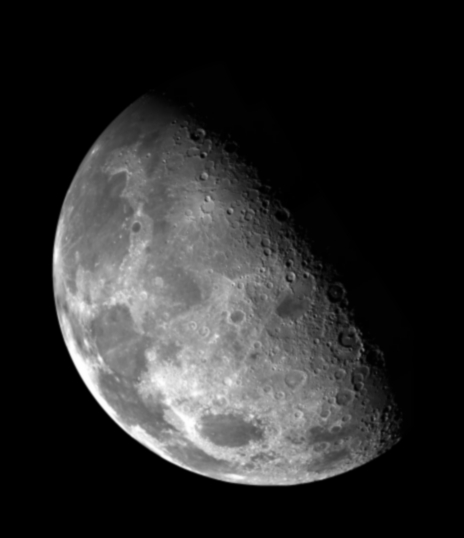
#> input picture 4/moon.jpg, 464 x 538 px
$ python 2.py
#> lines starting #> are read from the running program, lines starting #| are printed output that depends on the picture
import cv2
from matplotlib import pyplot as plt

img = cv2.imread('moon.jpg')
#> img is the input picture: shape (538, 464, 3); min 0, max 255, mean 42.6
color = ('b', 'g', 'r')
for i, col in enumerate(color):
  histr = cv2.calcHist([img], [i], None, [256], [0, 256])
  plt.plot(histr, color=col)
  plt.xlim([0, 256])
plt.show()
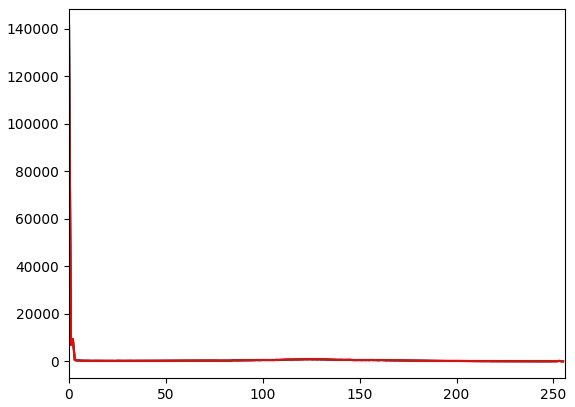
#> figure drawn by matplotlib, 1 panel; curve peaks at x = 0, y = 141440; curve peaks at x = 0, y = 141440; curve peaks at x = 0, y = 141440
